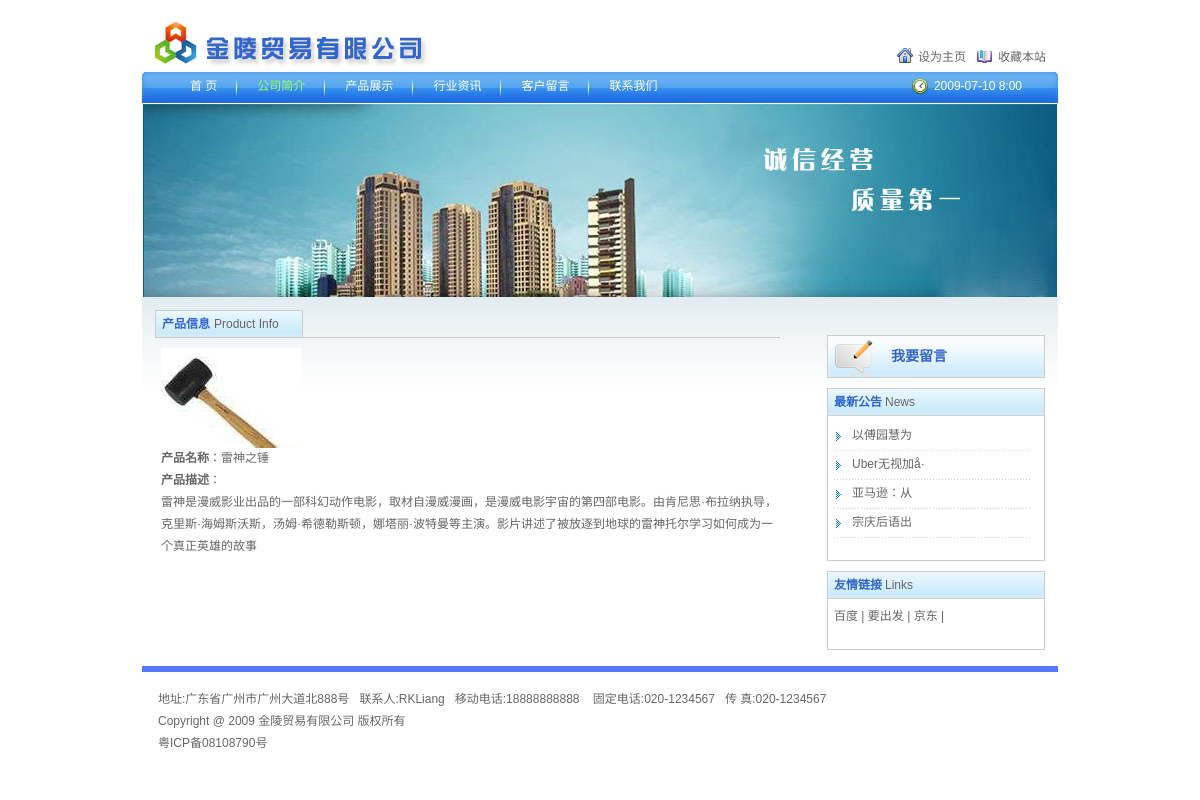
The app's page /product_info.php?id=3 with its own data.
### tables this page shows
CREATE TABLE `product` (
  `id` int(10) unsigned NOT NULL AUTO_INCREMENT,
  `name` char(20) NOT NULL DEFAULT '',
  `description` text NOT NULL,
  `proClassID` int(11) unsigned NOT NULL,
  `image` varchar(200) NOT NULL DEFAULT '',
  `adder` varchar(100) NOT NULL DEFAULT '' COMMENT '产品添加人',
  `addTime` int(10) unsigned NOT NULL DEFAULT '0' COMMENT '添加时间',
  PRIMARY KEY (`id`)
);

CREATE TABLE `article` (
  `id` int(10) unsigned NOT NULL AUTO_INCREMENT,
  `title` char(100) NOT NULL DEFAULT '',
  `content` text NOT NULL,
  `artClass` char(10) NOT NULL DEFAULT '',
  `adder` char(20) NOT NULL DEFAULT '' COMMENT '添加人',
  `addTime` int(10) unsigned NOT NULL DEFAULT '0' COMMENT '添加时间',
  PRIMARY KEY (`id`)
);

CREATE TABLE `friendlyLink` (
  `id` int(10) unsigned NOT NULL AUTO_INCREMENT,
  `name` char(30) NOT NULL DEFAULT '',
  `url` char(200) NOT NULL DEFAULT '',
  PRIMARY KEY (`id`)
);

CREATE TABLE `compMes` (
  `id` int(10) unsigned NOT NULL AUTO_INCREMENT,
  `addr` char(200) NOT NULL DEFAULT '' COMMENT '地址',
  `linkman` char(20) NOT NULL DEFAULT '' COMMENT '联系人',
  `mtel` char(20) NOT NULL DEFAULT '' COMMENT '移动电话',
  `fTel` char(20) NOT NULL DEFAULT '' COMMENT '固定电话',
  `fax` char(20) NOT NULL DEFAULT '' COMMENT '传真',
  `intro` text NOT NULL COMMENT '简介',
  `icpNo` char(50) NOT NULL DEFAULT '' COMMENT 'ICP号',
  `LDN` char(50) NOT NULL DEFAULT '' COMMENT '版权号',
  `copyrighter` char(20) NOT NULL DEFAULT '' COMMENT '版权所有人',
  `adder` char(50) NOT NULL COMMENT '添加人',
  `addTime` int(11) NOT NULL COMMENT '添加时间',
  PRIMARY KEY (`id`)
);

### PDOClass/pdoClass.php (called while the page is built, shortened)
<?php
class pdoClass
{
    private $pdo = null;
    public $statement = null;
    public $options = array(
        PDO::MYSQL_ATTR_INIT_COMMAND => 'SET NAMES ',
    );
    public function __construct($host, $user = 'root', $pass = '', $dbname = '', $persistent = false, $charset = 'utf8')
    {
        $this->options[PDO::MYSQL_ATTR_INIT_COMMAND] .= $charset;
        $dsn = "mysql:host={$host};dbname={$dbname}";
        $this->pdo = new PDO($dsn, $user, $pass, $this->options);
    }
    public function query($sql)
    {
        $this->statement = $this->pdo->query($sql);
        return $this->statement;
    }
    public function fetch($fetch_style = PDO::FETCH_ASSOC)
    {
        if (is_object($this->statement)) {
            return $this->statement->fetch($fetch_style);
        } else {
            return false;
        }
    }
    public function fetchAll($fetch_style = PDO::FETCH_ASSOC, $handle = '')
    {
        if ($handle != '') {
            return $this->statement->fetchAll($fetch_style, $handle);
        } else {
            return $this->statement->fetchAll($fetch_style);
        }
    }
}

### product_info.php (the view, shortened to what this page needs)
<?php
	include_once './PDOClass/pdoClass.php';
	$host = '172.16.50.28';
	$user = 'root';
	$pass = 'root';
	$dbname = 'jinling';
	$link = new pdoClass($host, $user, $pass, $dbname);
	$selSQL = "SELECT id,title,addTime FROM article WHERE artClass='最新公告'";
	$link->query($selSQL);
	$arrNotice = $link->fetchAll();
	$selSQL = "SELECT * FROM compMes";
	$link->query($selSQL);
	$arrCompany = $link->fetch();
	$selSQL = "SELECT * FROM friendlyLink";
	$link->query($selSQL);
	$arrLink = $link->fetchAll();
if(isset($_GET)) {
	$id = $_GET['id'];
	$selSQL = "SELECT name,image,description FROM product where id=$id";
	$link->query($selSQL);
	$arrProduct = $link->fetch();
}
?>
<!DOCTYPE html PUBLIC "-//W3C//DTD XHTML 1.0 Transitional//EN" "http://www.w3.org/TR/xhtml1/DTD/xhtml1-transitional.dtd">
<html xmlns="http://www.w3.org/1999/xhtml">
<head>
<link type="text/css" rel="stylesheet" href="style/style.css" />
</head>
<body>
<div class="header">
	<h1 class="logo" title="金陵贸易有限公司"><a href="index.php"><img src="images/logo.gif" alt="金陵贸易有限公司" /></a></h1>
    <p class="top_r"><a href="#" class="btn_i">设为主页</a><a href="#" class="btn_f">收藏本站</a></p>
</div>
<div class="nav">
	<div class="nav_left"></div>
    <ul>
     	<li><a href="index.php">首  页</a></li>
        <li class="sel"><a href="about_us.php">公司简介</a></li>
        <li><a href="product_list.php">产品展示</a></li>
        <li><a href="info.php">行业资讯</a></li>
        <li><a href="guestbook.php">客户留言</a></li>
        <li><a href="contact_us.php" class="nobg">联系我们</a></li>
     </ul>
     <div class="time">2009-07-10 8:00</div>
    <div class="nav_right"></div>
</div>
<div class="banner">
	<a href="#"><img src="images/banner.jpg" align="banner" /></a>
</div>
<div class="content">
	<div class="lefter">
    	<div class="title">
        	<h2 class="cBlue fB">产品信息<b class="cGrey fn">Product Info</b></h2>
        </div>
        <div class="product">
			<img src=<?php echo preg_replace('/\.\//','./admin/',$arrProduct['image'])?> alt=<?php echo $arrProduct['name']?> />
			<p><strong>产品名称</strong>：<?php echo $arrProduct['name']?></p>
			<p><strong>产品描述</strong>：</p>
			<?php echo $arrProduct['description']?>
        </div>
    </div>
	<div class="righter">
    	<div class="rightBox">
        	<a href="#" class="btn_s">我要留言</a>
        </div>
        <div class="blank10"></div>
    	<div class="rightBox">
        	<h3>最新公告<b class="cGrey fn">News</b></h3>
            <ul class="list_r">
				<?php
				foreach($arrNotice as $key=>$value){
					?>
					<li>
						<a  href="article.php?id=<?php echo $arrNotice["$key"]['id']?>"><?php echo substr($arrNotice["$key"]['title'],0,15)?></a>
					</li>
				<?php }?>
            </ul>
        </div>
        <div class="blank10"></div>
        <div class="rightBox">
        	<h3>友情链接<b class="cGrey fn">Links</b></h3>
            <ul class="list_r">
				<?php
				foreach($arrLink as $key=>$value){
					?>
					<a href=<?php echo $arrLink["$key"]['url']?>><?php echo $arrLink["$key"]['name']?></a> |
				<?php }?>
            </ul>
        </div>
    </div>
</div>
<div class="footer">
	<p>地址:<?php echo $arrCompany['addr']?>&nbsp;&nbsp;&nbsp;联系人:<?php echo $arrCompany['linkman']?>&nbsp;&nbsp;&nbsp;移动电话:<?php echo $arrCompany['mtel']?>
		&nbsp;&nbsp;&nbsp;固定电话:<?php echo $arrCompany['fTel']?>&nbsp;&nbsp;&nbsp;传 真:<?php echo $arrCompany['fax']?></p>
	<p><?php echo $arrCompany['LDN']?> <?php echo $arrCompany['copyrighter']?> 版权所有</p>
	<p><a href="#"><?php echo $arrCompany['icpNo']?></a></p>
</div>
</body>
</html>

### style/style.css (style rules this page uses)
body { text-align: center; font:12px "Lucida Grande",Verdana,Lucida,Helvetica,Arial,sans-serif;margin:0; padding:0;font-size:12px; line-height:22px; background-color:#fff;color:#666 }
html, body { height:100% }
div,form,img,ul,ol,li,p,dl,dt,dd { margin: 0; padding: 0; border: 0; }
ul,li { list-style-type:none; }
img { vertical-align:middle; }
strong { font-weight:normal; }
h1,h2,h3,h4,h5,h6 { margin:0; padding:0;font-size:12px; font-weight:normal; }
a:link { color:#666; text-decoration:none; }
.fB { font-weight: bold; }
.fn { font-weight:normal }
.cGrey,a.cGrey:link,a.cGrey:visited { color:#666; }
.cBlue,a.cBlue:link,a.cBlue:visited { color:#3266cc }
.btn_s { display:block;width:height:41px; line-height:41px;padding:0 0 0 63px;color:#3266cc!important;font-weight:bold;font-size:14px; background:url(../images/sentfor.gif) no-repeat left top }
.nobg { background:none!important }
.blank10 { height:10px; clear:both;display:block; font-size:1px;overflow:hidden; }
.header { width:916px;margin:0 auto;height:72px;position:relative; text-align:left }
.logo { position:absolute;top:20px;left:6px;float:left }
.top_r { position:absolute;top:46px;right:12px }
.top_r .btn_i { padding:6px 11px 0 21px; background:url(../images/btn_ibg.gif) no-repeat 0 4px }
.top_r .btn_f { padding:6px 0 0 21px; background:url(../images/btn_fbg.gif) no-repeat 0 6px }
.nav { width:916px;margin:0 auto;height:31px;background:url(../images/nav_bg.gif) repeat-x 0 -31px; position:relative; overflow:hidden }
.nav_left { position:absolute;top:0;left:0;height:31px;width:8px; background:url(../images/nav_bg.gif) no-repeat 0 0; z-index:2 }
.nav_right { position:absolute;top:0;right:0;height:31px;width:8px; background:url(../images/nav_bg.gif) no-repeat 0 -62px; z-index:3 }
.nav ul { padding:0 4px 0 28px }
.nav ul li { float:left; height:16px;font-size:12px; }
.nav ul li a { padding:0 20px 0 20px;_padding-top:2px; display:block; float:left;height:29px; line-height:29px;background:url(../images/nav_line.gif) no-repeat right 6px }
.nav ul li a:link,.nav ul li a:visited,.nav ul li a:active { color:#fff;text-decoration:none }
.nav ul li.sel a:link,.nav ul li.sel a:visited,.nav ul li.sel a:active { color:#98ff66;text-decoration:none }
.nav .time { position:absolute;top:3px;right:36px;z-index:4;color:#fff;padding:0 0 0 22px; background:url(../images/timebg.gif) no-repeat 0 3px }
.banner { padding-top:1px;width:916px;margin:0 auto; overflow:hidden }
.content { width:890px;margin:0 auto;padding:10px 13px 16px 13px; background:url(../images/contentbg.gif) repeat-x left top; text-align:left }
.lefter { width:625px;float:left; text-align:left }
.title { height:30px;border-bottom:1px solid #ccc; clear:both; position:relative }
.title b { margin:0 4px }
.title h2 { float:left;width:134px;border-top:1px solid #ccc;border-left:1px solid #ccc;border-right:1px solid #ccc;height:26px;line-height:26px; padding:0 6px; background:url(../images/titlebg.gif) repeat-x left top;margin-top:3px }
.righter { width:218px;float:right;padding-top:28px }
.rightBox { border:1px solid #ccc }
.rightBox h3 { border-bottom:1px solid #ccc;height:26px; line-height:26px;padding:0 6px; background:url(../images/titlebg.gif) repeat-x left top; font-weight:bold;color:#3266cc }
.rightBox h3 b { margin:0 3px }
.rightBox ul { padding:6px 12px 22px 6px }
.footer { width:900px;margin:0 auto;border-top:6px solid #5678fe; text-align:left; color:#666;padding:16px 0 30px 16px }
.list_r { clear:both }
.list_r li { height:29px;line-height:29px;_height:27px; line-height:27px; background:url(../images/list_rbg.gif) repeat-x left bottom; position:relative }
.list_r li a { display:block;padding:0 0 0 18px; background:url(../images/liststyle.gif) no-repeat 2px 10px; _background-position:2px 8px }
.product { clear:left;padding:10px 0 0 6px }
.product p { line-height:1.8em; }
.product strong { font-weight:bold; }

### records on screen
product: image (picture), name "雷神之锤", description "雷神是漫威影业出品的一部科幻动作电影，取材自漫威漫画，是漫威电影宇宙的第四部电影。由肯尼思·布拉纳执导，克里斯·海姆斯沃斯，汤姆·希德勒斯顿，娜塔丽·波特曼等主演。影片讲述了被放逐到地球的雷神托尔学习如何成为一个真正英雄的故事"
article: title "以傅园慧为"
article: title "Uber无视加å·"
article: title "亚马逊：从"
article: title "宗庆后语出"
friendlylink: name "百度"
friendlylink: name "要出发"
friendlylink: name "京东"
compmes: addr "广东省广州市广州大道北888号", linkman "RKLiang", mtel "18888888888", fTel "020-1234567", fax "020-1234567", LDN "Copyright @ 2009", copyrighter "金陵贸易有限公司", icpNo "粤ICP备08108790号"
